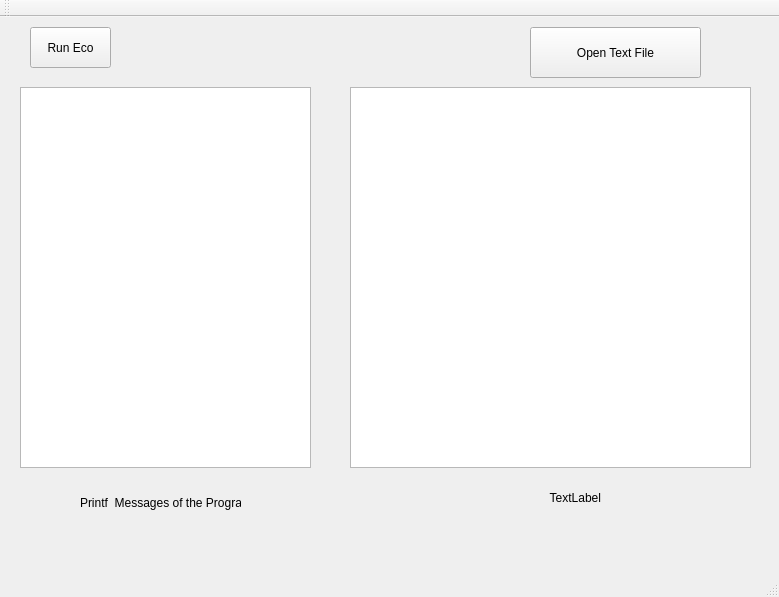
<?xml version="1.0" encoding="UTF-8"?>
<ui version="4.0">
 <class>MainWindow</class>
 <widget class="QMainWindow" name="MainWindow">
  <property name="geometry">
   <rect>
    <x>0</x>
    <y>0</y>
    <width>779</width>
    <height>597</height>
   </rect>
  </property>
  <property name="windowTitle">
   <string>MainWindow</string>
  </property>
  <widget class="QWidget" name="centralWidget">
   <widget class="QTextBrowser" name="textBrowser">
    <property name="geometry">
     <rect>
      <x>350</x>
      <y>70</y>
      <width>401</width>
      <height>381</height>
     </rect>
    </property>
   </widget>
   <widget class="QPushButton" name="pushButton">
    <property name="geometry">
     <rect>
      <x>530</x>
      <y>10</y>
      <width>171</width>
      <height>51</height>
     </rect>
    </property>
    <property name="text">
     <string>Open Text File</string>
    </property>
   </widget>
   <widget class="QLabel" name="label">
    <property name="geometry">
     <rect>
      <x>490</x>
      <y>470</y>
      <width>161</width>
      <height>21</height>
     </rect>
    </property>
    <property name="text">
     <string>                  TextLabel</string>
    </property>
   </widget>
   <widget class="QLabel" name="label_2">
    <property name="geometry">
     <rect>
      <x>80</x>
      <y>470</y>
      <width>161</width>
      <height>31</height>
     </rect>
    </property>
    <property name="text">
     <string>Printf  Messages of the Program</string>
    </property>
   </widget>
   <widget class="QTextBrowser" name="textBrowser_2">
    <property name="geometry">
     <rect>
      <x>20</x>
      <y>70</y>
      <width>291</width>
      <height>381</height>
     </rect>
    </property>
   </widget>
   <widget class="QPushButton" name="pushButton_2">
    <property name="geometry">
     <rect>
      <x>30</x>
      <y>10</y>
      <width>81</width>
      <height>41</height>
     </rect>
    </property>
    <property name="text">
     <string>Run Eco</string>
    </property>
   </widget>
  </widget>
  <widget class="QMenuBar" name="menuBar">
   <property name="geometry">
    <rect>
     <x>0</x>
     <y>0</y>
     <width>779</width>
     <height>21</height>
    </rect>
   </property>
  </widget>
  <widget class="QToolBar" name="mainToolBar">
   <attribute name="toolBarArea">
    <enum>TopToolBarArea</enum>
   </attribute>
   <attribute name="toolBarBreak">
    <bool>false</bool>
   </attribute>
  </widget>
  <widget class="QStatusBar" name="statusBar"/>
 </widget>
 <layoutdefault spacing="6" margin="11"/>
 <resources/>
 <connections/>
</ui>
